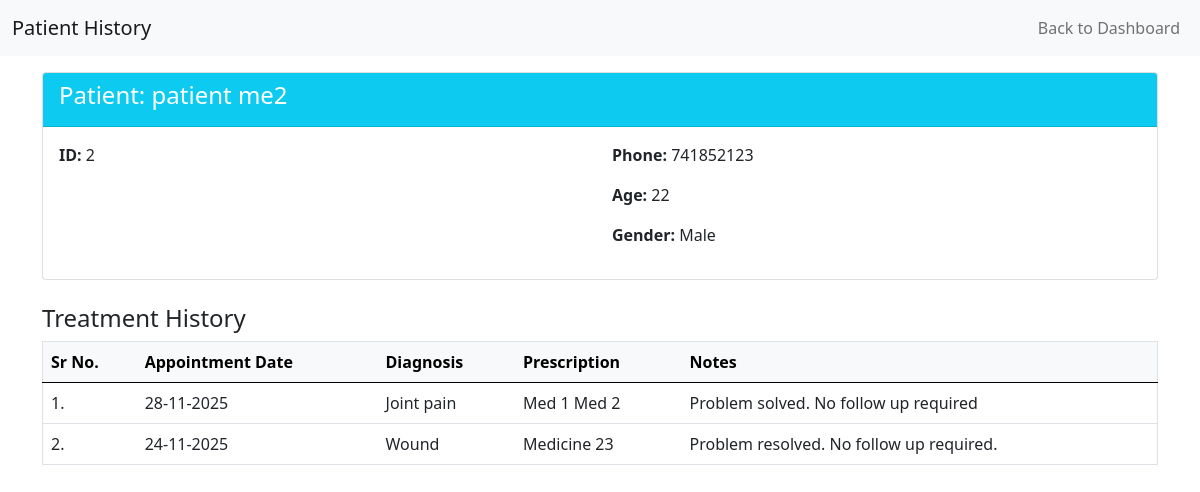
The app's page /patient/history (signed in), older data.
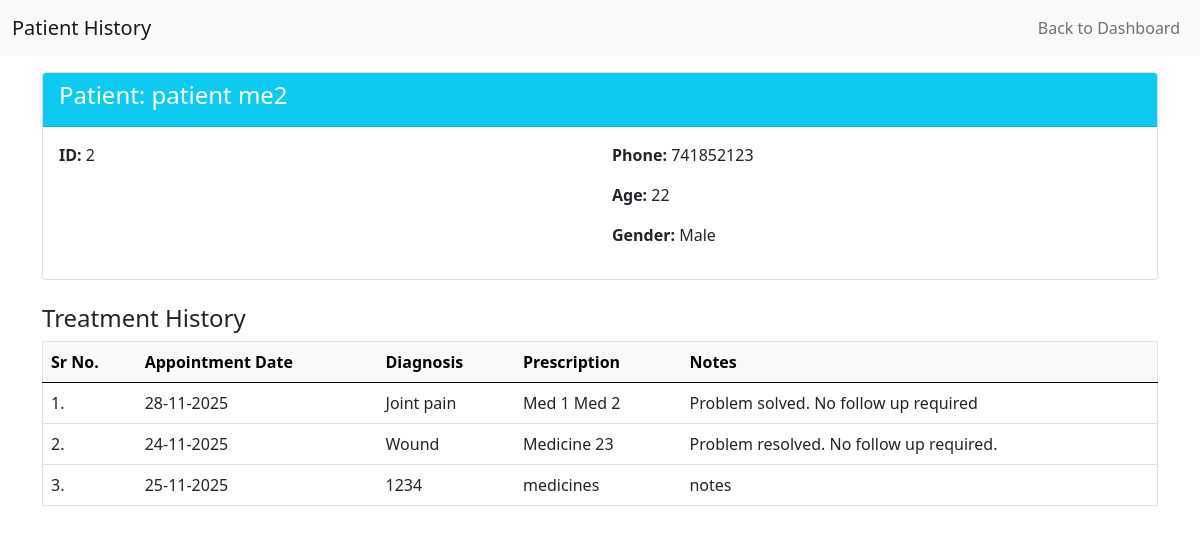
The same page, newer data.
### application/models.py (models this page shows, shortened)
class PatientHistory(db.Model):
    __tablename__ = 'patient_history'
    id = db.Column(db.Integer, primary_key=True, autoincrement=True)
    patient_id = db.Column(db.Integer, db.ForeignKey('patients.id', ondelete='CASCADE'), nullable=False, index=True)
    appointment_id = db.Column(db.Integer, db.ForeignKey('appointments.id', ondelete='CASCADE'), nullable=False, index=True, unique=True)
    diagnosis = db.Column(db.Text, nullable=True)  # Changed to nullable=True since it's created automatically
    prescription = db.Column(db.Text)
    notes = db.Column(db.Text)
    patient = db.relationship('Patient', backref=db.backref('patient_histories', lazy='dynamic'))
    appointment = db.relationship('Appointment', backref=db.backref('patient_history', uselist=False))

class Appointment(db.Model):
    __tablename__ = 'appointments'
    id = db.Column(db.Integer, primary_key=True, autoincrement=True)
    patient_id = db.Column(db.Integer, db.ForeignKey('patients.id', ondelete='CASCADE'), nullable=False, index=True)
    doctor_id = db.Column(db.Integer, db.ForeignKey('doctors.id', ondelete='CASCADE'), nullable=False, index=True)
    date = db.Column(db.String(20), nullable=False, index=True)
    time = db.Column(db.String(20), nullable=False)
    status = db.Column(db.String(20), nullable=False, default='Booked')
    patient = db.relationship('Patient', backref=db.backref('appointments', lazy='dynamic', cascade='all, delete-orphan'))
    doctor = db.relationship('Doctor', backref=db.backref('appointments', lazy='dynamic', cascade='all, delete-orphan'))
    __table_args__ = (
        db.UniqueConstraint('doctor_id', 'date', 'time', name='unique_doctor_appointment'),
        db.CheckConstraint("status IN ('Booked', 'Completed', 'Cancelled')", name='valid_status')
    )

### application/patient_functionalities.py (the view)
@hospital_app.route('/patient/history', methods=['GET'])
def patient_history_fn():
    if session.get('role') != 'patient':
        flash(message='Please log in as patient to access this page', category='warning')
        return redirect(url_for('hospital_home_and_login'))
    pat = Patient.query.filter_by(username=session['username']).first()
    patient_history = PatientHistory.query.filter_by(patient_id=pat.id).all()
    return render_template('patient_history.html', patient=pat, patient_history=patient_history)

### application/models.py (called while the page is built)
    @property
    def name(self):
        return f"{self.first_name} {self.last_name}"

### templates/patient_history.html (shortened to what this page needs)
<!DOCTYPE html>
<html lang="en">
<head>
  <link rel="stylesheet" href="/static/style.css">
  <link href="https://cdn.jsdelivr.net/npm/bootstrap@5.0.2/dist/css/bootstrap.min.css" rel="stylesheet">
</head>
<body>
  <div id="main">
    <div id="canvas">
      <nav class="navbar navbar-expand-lg navbar-light bg-light">
        <div class="container-fluid">
          <a class="navbar-brand" href="#">Patient History</a>
          <div class="collapse navbar-collapse" id="navbarSupportedContent">
            <ul class="navbar-nav ms-auto mb-2 mb-lg-0">
              <li class="nav-item">
                <a class="nav-link" href="/patient_dashboard">Back to Dashboard</a>
              </li>
            </ul>
          </div>
        </div>
      </nav>
      <div id="content" class="container py-3">
        <div class="card mb-4">
          <div class="card-header bg-info text-white">
            <h4>Patient: {{ patient.name }}</h4>
          </div>
          <div class="card-body">
            <div class="row">
              <div class="col-md-6">
                <p><strong>ID:</strong> {{ patient.id }}</p>
              </div>
              <div class="col-md-6">
                <p><strong>Phone:</strong> {{ patient.phone or 'N/A' }}</p>
                <p><strong>Age:</strong> {{ patient.age or 'N/A' }}</p>
                <p><strong>Gender:</strong> {{ patient.gender|capitalize if patient.gender else 'N/A' }}</p>
              </div>
            </div>
          </div>
        </div>
        <h4>Treatment History</h4>
        {% if patient_history %}
        <div class="table-responsive mb-4">
          <table class="table border">
            <thead class="table-light">
              <tr>
                <th scope="col">Sr No.</th>
                <th scope="col">Appointment Date</th>
                <th scope="col">Diagnosis</th>
                <th scope="col">Prescription</th>
                <th scope="col">Notes</th>
              </tr>
            </thead>
            <tbody>
              {% for history in patient_history %}
              <tr>
                <td>{{ loop.index }}.</td>
                <td>{{ history.appointment.date if history.appointment else 'N/A' }}</td>
                <td>{{ history.diagnosis }}</td>
                <td>{{ history.prescription or 'N/A' }}</td>
                <td>{{ history.notes or 'N/A' }}</td>
              </tr>
              {% endfor %}
            </tbody>
          </table>
        </div>
        {% else %}
        <p>No treatment history available for this patient.</p>
        {% endif %}
      </div>
    </div>
  </div>
</body>
</html>

Row changes from the older to the newer data that the page shows:
added PatientHistory: appointment "25-11-2025", diagnosis "1234", prescription "medicines", notes "notes"
